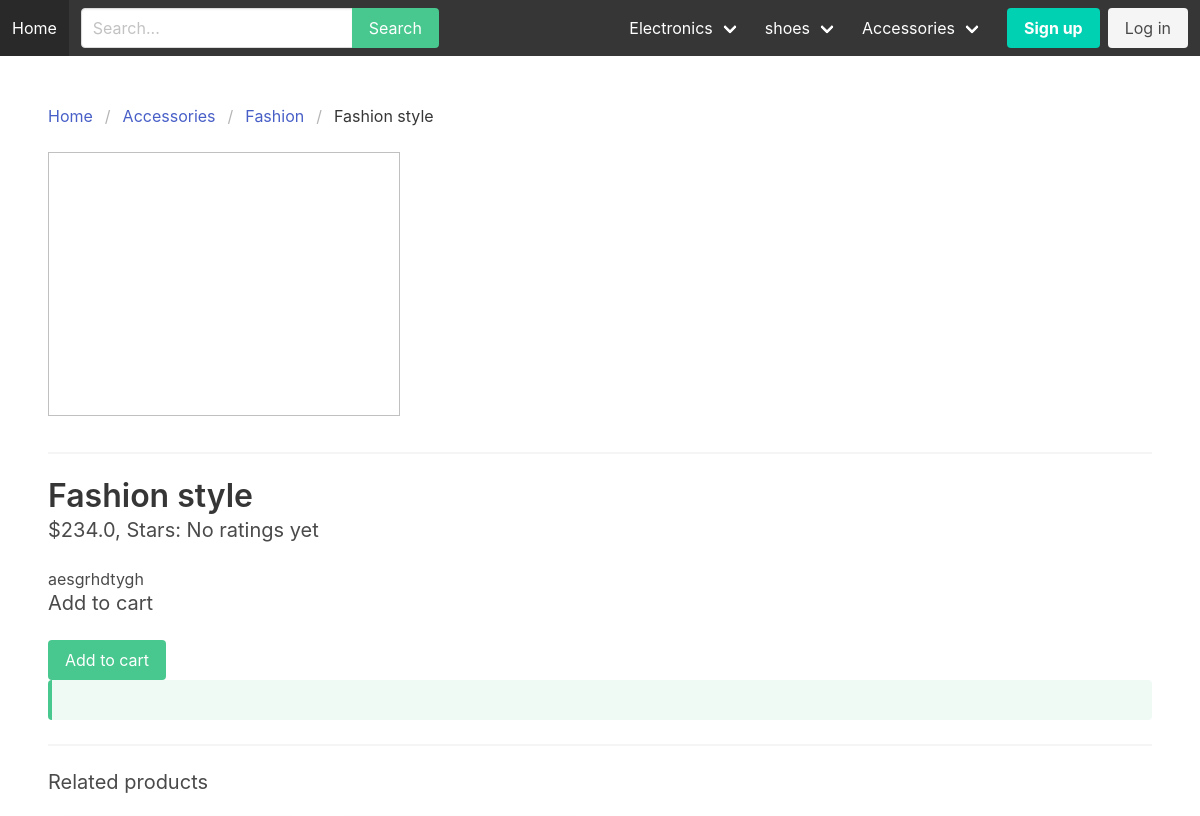
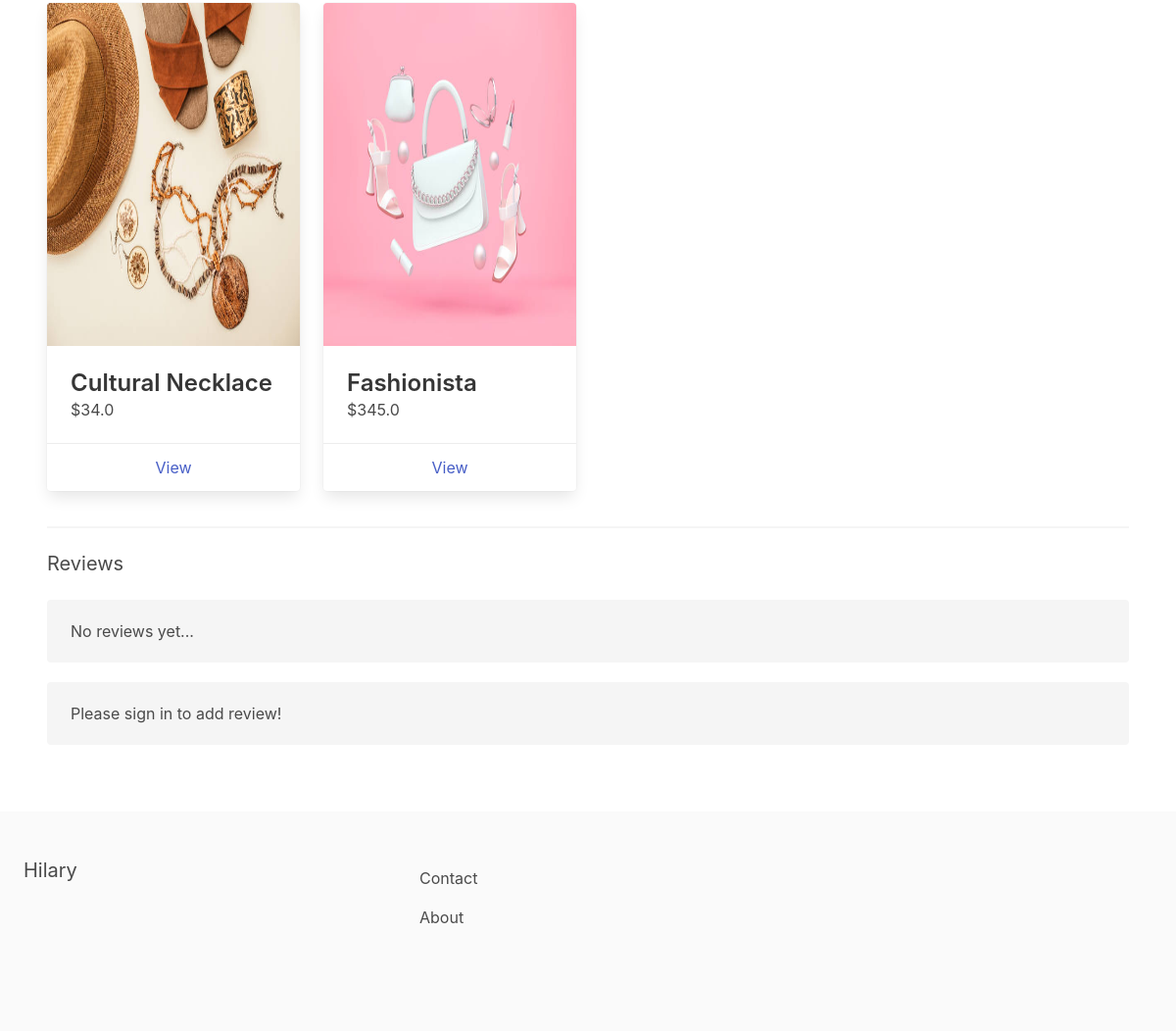
The app's page /store/efrsthr6yjr7y6ff/efagesrhg/ with its own data (2 pictures, top to bottom).
### store/models.py (models this page shows, shortened)
class Category(MPTTModel):
    title = models.CharField(max_length=255)
    slug = models.SlugField(max_length=255)
    is_featured = models.BooleanField(default=False)
    parent = TreeForeignKey('self', related_name='children', on_delete=models.CASCADE, blank=True, null=True)
    class MPTTMeta:
        order_insertion_by = ['title']
    class Meta:
        verbose_name_plural = 'Categories'

class Product(MPTTModel):
    category = TreeForeignKey(Category, related_name='products', on_delete=models.CASCADE)
    parent = models.ForeignKey('self', related_name='variants', on_delete=models.CASCADE, blank=True, null=True)
    title = models.CharField(max_length=255)
    slug = models.SlugField(max_length=255)
    description = models.TextField(blank=True, null=True)
    price = models.FloatField()
    is_featured = models.BooleanField(default=False)
    num_available = models.IntegerField(default=1)
    num_visits = models.IntegerField(default=0)
    last_visit = models.DateTimeField(blank=True, null=True)
    image = models.ImageField(upload_to='uploads/', blank=True, null=True)
    thumbnail = models.ImageField(upload_to='uploads/', blank=True, null=True)
    date_added = models.DateTimeField(auto_now_add=True)
    class Meta:
        ordering = ('-date_added',)
    def get_thumbnail(self):
        if self.thumbnail:
            return self.thumbnail.url
    def get_rating(self):
        total = sum(int(review['stars']) for review in self.reviews.values())
        if self.reviews.count() > 0:
            return total / self.reviews.count()
        else:
            return 0

### store/views.py (the view)
# urls.py: path('<slug:category_slug>/<slug:slug>/', product_detail, name='product_detail'),
def product_detail(request, category_slug, slug):
    product = get_object_or_404(Product, slug=slug)
    product.num_visits = product.num_visits + 1
    product.last_visit = datetime.now()
    product.save()
    if request.method == 'POST' and request.user.is_authenticated:
        stars = request.POST.get('stars', 3)
        content = request.POST.get('content', '')
        review = ProductReview.objects.create(product=product, user=request.user, stars=stars, content=content)
        return redirect('product_detail', category_slug=category_slug, slug=slug)
    related_products = list(product.category.products.filter(parent=None).exclude(id=product.id))
    if len(related_products) >= 3:
        related_products = random.sample(related_products, 3)
    if product.parent:
        return redirect('product_detail', category_slug=category_slug, slug=product.parent.slug)
    imagesstring = "{'thumbnail': '%s', 'image': '%s'}," % (product.thumbnail.url, product.image.url)
    for image in product.images.all():
        imagesstring = imagesstring + ("{'thumbnail': '%s', 'image': '%s'}," % (image.thumbnail.url, image.image.url))
    context = {
        'product': product,
        'imagesstring': imagesstring,
        'related_products': related_products
    }
    return render(request, 'product_detail.html', context)

### store/context_processors.py (called while the page is built)
def menu_categories(request):
    categories = Category.objects.filter(parent=None)
    return {'menu_categories': categories}

### store/templates/product_detail.html (shortened to what this page needs)
{% extends 'base.html' %}
{% block content %}
    <div id="productapp">
        <nav class="breadcrumb" aria-label="breadcrumbs">
            <ul>
                <li><a href="{% url 'frontpage' %}">Home</a></li>
                {% if product.category.parent %}
                    <li><a href="{% url 'category_detail' product.category.parent.slug %}">{{ product.category.parent.title }}</a></li>
                {% endif %}
                <li><a href="{% url 'category_detail' product.category.slug %}">{{ product.category.title }}</a></li>
                <li class="is-active"><a href="{% url 'product_detail' product.category.slug product.slug %}">{{ product.title }}</a></li>
            </ul>
        </nav>
        <div class="columns">
            <div class="column is-4">
                <figure class="image is-4by3">
                    <img :src="mainImage">
                </figure>
            </div>
        </div>
        <hr>
        <h1 class="title">{{ product.title }}</h1>
        <h2 class="subtitle">${{ product.price }}, Stars: {% if product.get_rating == 0 %}No ratings yet{% else %}{{ product.get_rating|floatformat:1 }}{% endif %}</h2>
        {% if product.description %}
            <p>{{ product.description }}</p>
        {% endif %}
        <h2 class="subtitle">Add to cart</h2>
        {% if product.variants.all %}
            <div class="columns">
                <div class="column is-6">
                    <table class="table is-fullwidth">
                        <tbody>
                            <tr>
                                <td>
                                    <figure class="image is-48x48">
                                        {% if product.thumbnail.url %}
                                            <img src="{{ product.thumbnail.url }}">
                                        {% endif %}
                                    </figure>
                                </td>
                                <td>
                                    {{ product.title }}
                                </td>
                                <td>
                                    {% if product.in_cart %}
                                        <p>Already in cart!</p>
                                    {% else %}
                                        {% if product.num_available > 0 %}
                                            <button @click="addToCart({{ product.id }})" class="button is-success">Add to cart</button>
                                        {% else %}
                                            <p>The product is out of stock!</p>
                                        {% endif %}
                                    {% endif %}
                                </td>
                            </tr>
                            {% for variant in product.variants.all %}
                                <tr>
                                    <td>
                                        <figure class="image is-48x48">
                                            {% if variant.thumbnail.url %}
                                                <img src="{{ variant.thumbnail.url }}">
                                            {% endif %}
                                        </figure>
                                    </td>
                                    <td>
                                        {{ variant.title }}
                                    </td>
                                    <td>
                                        {% if variant.in_cart %}
                                            <p>Already in cart!</p>
                                        {% else %}
                                            {% if variant.num_available > 0 %}
                                                <button @click="addToCart({{ variant.id }})" class="button is-success">Add to cart</button>
                                            {% else %}
                                                <p>The product is out of stock!</p>
                                            {% endif %}
                                        {% endif %}
                                    </td>
                                </tr>
                            {% endfor %}
                        </tbody>
                    </table>
                </div>
            </div>
        {% else %}
            {% if product.in_cart %}
                <p>Already in cart!</p>
            {% else %}
                {% if product.num_available > 0 %}
                    <button @click="addToCart({{ product.id }})" class="button is-success">Add to cart</button>
                {% else %}
                    <p></p>
                {% endif %}
            {% endif %}
        {% endif %}
        <article class="message is-success" v-if="showMessage">
            <div class="message-body">
            </div>
        </article>
        <hr>
        <h2 class="subtitle">Related products</h2>
        {% with related_products as list_products %}
            {% include 'parts/product_list.html' %}
        {% endwith %}
        <hr>
        <h2 class="subtitle">Reviews</h2>
        <div class="reviews-wrapper">
            {% for review in product.reviews.all %}
                <div class="notification space-below">
                    <p>
                        <strong>Date: </strong>{{ review.date_added|date:"Y-m-d" }},
                        <strong>Stars: </strong>{{ review.stars }}
                    </p>
                    {{ review.content }}
                </div>
            {% empty %}
                <div class="notification space-below">
                    No reviews yet...
                </div>
            {% endfor %}
        </div>
        <div class="notification space-below">
            {% if request.user.is_authenticated %}
                <form method="post" action=".">
                    {% csrf_token %}
                    <div class="field">
                        <label>Stars</label>
                        <div clas="control">
                            <div class="select">
                                <select name="stars">
                                    <option value="1">1</option>
                                    <option value="2">2</option>
                                    <option value="3" selected>3</option>
                                    <option value="4">4</option>
                                    <option value="5">5</option>
                                </select>
                            </div>
                        </div>
                    </div>
                    <div class="field">
                        <label>Content</label>
                        <div class="control">
                            <textarea class="textarea" name="content"></textarea>
                        </div>
                    </div>
                    <div class="field">
                        <div class="control">
                            <button class="button is-success">Submit</button>
                        </div>
                    </div>
                </form>
            {% else %}
                <p>Please sign in to add review!</p>
            {% endif %}
        </div>
    </div>
{% endblock %}

### core/templates/base.html (shortened to what this page needs)
{% load static %}
{% load mptt_tags %}
<!DOCTYPE html>
<html>
	<head>
		<link rel="stylesheet" href="https://cdn.jsdelivr.net/npm/bulma@0.9.0/css/bulma.min.css">
		<link rel="stylesheet" href="{% static 'main.css' %}">
	</head>
	<body>
		<nav class="navbar is-dark" id="navbarapp">
			<div class="navbar-brand">
				<a class="navbar-item" href="{% url 'frontpage' %}">Home</a>
			</div>
			<div id="main-navbar" class="navbar-menu" :class="{ 'is-active': menuClass }">
				<div class="navbar-start">
					<div class="navbar-item">
						<form method="get" action="{% url 'search' %}">
							<div class="field has-addons">
								<div class="control">
									<input type="text" class="input" placeholder="Search..." name="query">
								</div>
								<div class="control">
									<button class="button is-success">Search</button>
								</div>
							</div>
						</form>
					</div>
				</div>
				<div class="navbar-end">
					{% for category in menu_categories %}
						{% if not category.children.all %}
                  	<a href="{% url 'category_detail' category.slug %}" class="navbar-item">{{ category.title }}</a>
						{% else %}
							<div class="navbar-item has-dropdown is-hoverable">
								<a href="{% url 'category_detail' category.slug %}" class="navbar-link">{{ category.title }}</a>
							</div>
						{% endif %}
					{% endfor %}
					{% if request.user.is_authenticated %}
						<div class="navbar-item">
							<a href="{% url 'myaccount' %}" class="button is-light">My account</a>
						</div>
					{% else %}
						<div class="navbar-item">
							<div class="buttons">
								<a href="{% url 'signup' %}" class="button is-primary"><strong>Sign up</strong></a>
								<a href="{% url 'login' %}" class="button is-light">Log in</a>
							</div>
						</div>
					{% endif %}
				</div>
			</div>
		</nav>
		<section class="section">
			{% block content %}
            {% endblock %}
		</section>
		<footer class="footer">
			<div class="columns">
				<div class="column is-4">
					<h2 class="subtitle">Hilary</h2>
				</div>
				<div class="column is-8">
					<a href="{% url 'contact' %}" class="navbar-item">Contact</a>
					<a href="{% url 'about' %}" class="navbar-item">About</a>
				</div>
			</div>
		</footer>
	</body>
</html>

### store/templates/parts/product_list.html
<div class="columns is-multiline">
    {% for p in list_products %}
        <div class="column is-3">
            <div class="card">
                <div class="card-image">
                    <figure class="image">
                        <img src="{{ p.get_thumbnail }}" style="display: block; height: 350px; width: 100%;">
                    </figure>
                </div>
                <div class="card-content">
                    <div class="media">
                        <div class="media-content">
                            <p class="title is-4">{{ p.title }}</p>
                            <p class="subtitle is-6">${{ p.price }}</p>
                        </div>
                    </div>
                </div>
                <footer class="card-footer">
                    <a href="{% url 'product_detail' p.category.slug p.slug %}" class="card-footer-item">View</a>
                </footer>
            </div>
        </div>
    {% endfor %}
</div>

### static/main.css (style rules this page uses)
.notification.space-below { margin-bottom: 20px; }

### records on screen
Category: title "Electronics"
Category: title "shoes"
Category: title "Accessories"
Product: category.parent "Accessories", category "Fashion", title "Fashion style", price "234.0", description "aesgrhdtygh"
Product: get_thumbnail (picture), title "Cultural Necklace", price "34.0"
Product: get_thumbnail (picture), title "Fashionista", price "345.0"
